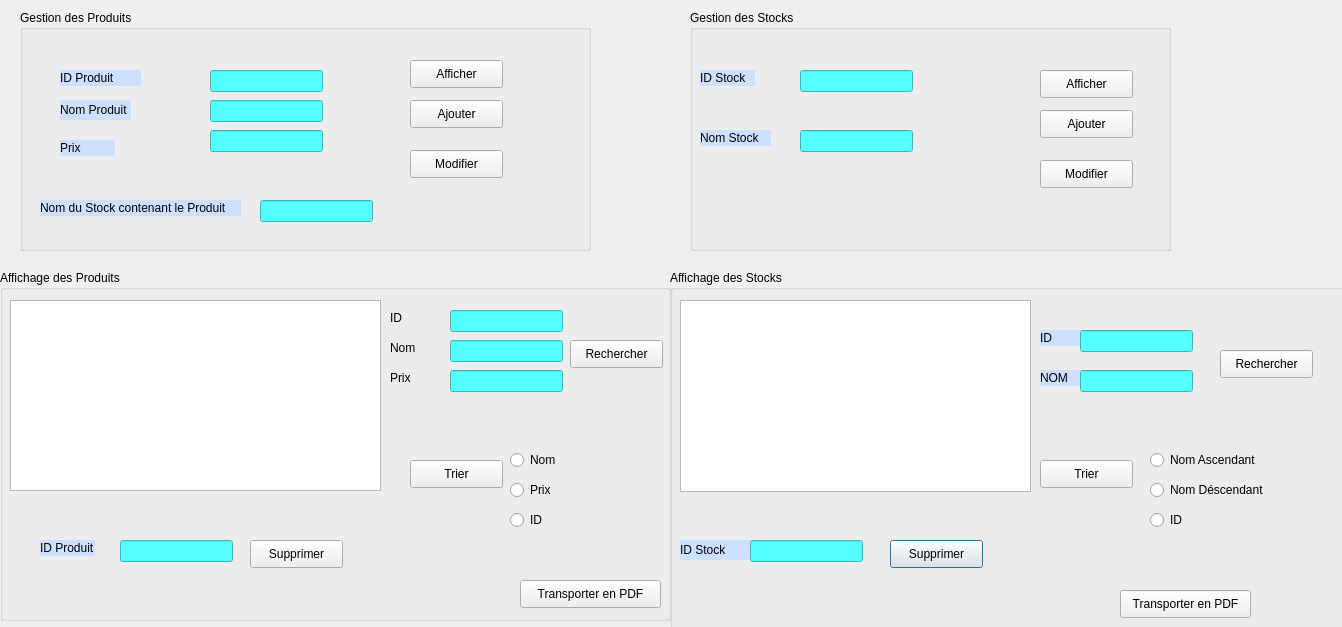
<?xml version="1.0" encoding="UTF-8"?>
<ui version="4.0">
 <class>gestion_stock</class>
 <widget class="QDialog" name="gestion_stock">
  <property name="geometry">
   <rect>
    <x>0</x>
    <y>0</y>
    <width>1342</width>
    <height>627</height>
   </rect>
  </property>
  <property name="windowTitle">
   <string>Dialog</string>
  </property>
  <widget class="QGroupBox" name="groupBox_4">
   <property name="geometry">
    <rect>
     <x>670</x>
     <y>270</y>
     <width>681</width>
     <height>361</height>
    </rect>
   </property>
   <property name="title">
    <string>Affichage des Stocks</string>
   </property>
   <widget class="QPushButton" name="pushButton_14">
    <property name="geometry">
     <rect>
      <x>220</x>
      <y>270</y>
      <width>93</width>
      <height>28</height>
     </rect>
    </property>
    <property name="text">
     <string>Supprimer</string>
    </property>
   </widget>
   <widget class="QPushButton" name="pushButton_10">
    <property name="geometry">
     <rect>
      <x>550</x>
      <y>80</y>
      <width>93</width>
      <height>28</height>
     </rect>
    </property>
    <property name="text">
     <string>Rechercher</string>
    </property>
   </widget>
   <widget class="QPushButton" name="pushButton_12">
    <property name="geometry">
     <rect>
      <x>370</x>
      <y>190</y>
      <width>93</width>
      <height>28</height>
     </rect>
    </property>
    <property name="text">
     <string>Trier</string>
    </property>
   </widget>
   <widget class="QPushButton" name="pushButton_11">
    <property name="geometry">
     <rect>
      <x>450</x>
      <y>320</y>
      <width>131</width>
      <height>28</height>
     </rect>
    </property>
    <property name="text">
     <string>Transporter en PDF</string>
    </property>
   </widget>
   <widget class="QLabel" name="label_8">
    <property name="geometry">
     <rect>
      <x>10</x>
      <y>270</y>
      <width>71</width>
      <height>20</height>
     </rect>
    </property>
    <property name="styleSheet">
     <string notr="true">background-color:rgb(205, 224, 255)</string>
    </property>
    <property name="text">
     <string>ID Stock</string>
    </property>
   </widget>
   <widget class="QLineEdit" name="lineEdit_SupprimerStock">
    <property name="geometry">
     <rect>
      <x>80</x>
      <y>270</y>
      <width>113</width>
      <height>22</height>
     </rect>
    </property>
    <property name="styleSheet">
     <string notr="true">background-color:rgb(85, 255, 255)</string>
    </property>
   </widget>
   <widget class="QRadioButton" name="radioButton_NOMASC">
    <property name="geometry">
     <rect>
      <x>480</x>
      <y>180</y>
      <width>121</width>
      <height>20</height>
     </rect>
    </property>
    <property name="text">
     <string>Nom Ascendant</string>
    </property>
   </widget>
   <widget class="QRadioButton" name="radioButton_NOMDESC">
    <property name="geometry">
     <rect>
      <x>480</x>
      <y>210</y>
      <width>131</width>
      <height>20</height>
     </rect>
    </property>
    <property name="text">
     <string>Nom Déscendant</string>
    </property>
   </widget>
   <widget class="QTableView" name="tableView_AffichageStock">
    <property name="geometry">
     <rect>
      <x>10</x>
      <y>30</y>
      <width>351</width>
      <height>192</height>
     </rect>
    </property>
   </widget>
   <widget class="QLabel" name="label_IDstock">
    <property name="geometry">
     <rect>
      <x>370</x>
      <y>60</y>
      <width>55</width>
      <height>16</height>
     </rect>
    </property>
    <property name="styleSheet">
     <string notr="true">background-color:rgb(205, 224, 255)</string>
    </property>
    <property name="text">
     <string>ID</string>
    </property>
   </widget>
   <widget class="QLabel" name="label_NOMstock">
    <property name="geometry">
     <rect>
      <x>370</x>
      <y>100</y>
      <width>55</width>
      <height>16</height>
     </rect>
    </property>
    <property name="styleSheet">
     <string notr="true">background-color:rgb(205, 224, 255)</string>
    </property>
    <property name="text">
     <string>NOM</string>
    </property>
   </widget>
   <widget class="QLineEdit" name="lineEdit_IDDD">
    <property name="geometry">
     <rect>
      <x>410</x>
      <y>60</y>
      <width>113</width>
      <height>22</height>
     </rect>
    </property>
    <property name="styleSheet">
     <string notr="true">background-color:rgb(85, 255, 255)</string>
    </property>
   </widget>
   <widget class="QLineEdit" name="lineEdit_NOMMMM">
    <property name="geometry">
     <rect>
      <x>410</x>
      <y>100</y>
      <width>113</width>
      <height>22</height>
     </rect>
    </property>
    <property name="styleSheet">
     <string notr="true">background-color:rgb(85, 255, 255)</string>
    </property>
   </widget>
   <widget class="QRadioButton" name="radioButton_IDS">
    <property name="geometry">
     <rect>
      <x>480</x>
      <y>240</y>
      <width>95</width>
      <height>20</height>
     </rect>
    </property>
    <property name="text">
     <string>ID</string>
    </property>
   </widget>
  </widget>
  <widget class="QGroupBox" name="groupBox_3">
   <property name="geometry">
    <rect>
     <x>0</x>
     <y>270</y>
     <width>671</width>
     <height>351</height>
    </rect>
   </property>
   <property name="styleSheet">
    <string notr="true"/>
   </property>
   <property name="title">
    <string>Affichage des Produits</string>
   </property>
   <widget class="QLineEdit" name="lineEdit_IDsupprimer">
    <property name="geometry">
     <rect>
      <x>120</x>
      <y>270</y>
      <width>113</width>
      <height>22</height>
     </rect>
    </property>
    <property name="styleSheet">
     <string notr="true">background-color:rgb(85, 255, 255)</string>
    </property>
   </widget>
   <widget class="QLabel" name="label_7">
    <property name="geometry">
     <rect>
      <x>40</x>
      <y>270</y>
      <width>55</width>
      <height>16</height>
     </rect>
    </property>
    <property name="styleSheet">
     <string notr="true">background-color:rgb(205, 224, 255)</string>
    </property>
    <property name="text">
     <string>ID Produit</string>
    </property>
   </widget>
   <widget class="QPushButton" name="pushButton_7">
    <property name="geometry">
     <rect>
      <x>570</x>
      <y>70</y>
      <width>93</width>
      <height>28</height>
     </rect>
    </property>
    <property name="text">
     <string>Rechercher</string>
    </property>
   </widget>
   <widget class="QPushButton" name="pushButton_8">
    <property name="geometry">
     <rect>
      <x>520</x>
      <y>310</y>
      <width>141</width>
      <height>28</height>
     </rect>
    </property>
    <property name="text">
     <string>Transporter en PDF</string>
    </property>
   </widget>
   <widget class="QPushButton" name="pushButton_Supprimer1">
    <property name="geometry">
     <rect>
      <x>250</x>
      <y>270</y>
      <width>93</width>
      <height>28</height>
     </rect>
    </property>
    <property name="text">
     <string>Supprimer</string>
    </property>
   </widget>
   <widget class="QRadioButton" name="radioButton_Nom">
    <property name="geometry">
     <rect>
      <x>510</x>
      <y>180</y>
      <width>95</width>
      <height>20</height>
     </rect>
    </property>
    <property name="text">
     <string>Nom</string>
    </property>
   </widget>
   <widget class="QRadioButton" name="radioButton_2_Prix">
    <property name="geometry">
     <rect>
      <x>510</x>
      <y>210</y>
      <width>95</width>
      <height>20</height>
     </rect>
    </property>
    <property name="text">
     <string>Prix</string>
    </property>
   </widget>
   <widget class="QPushButton" name="pushButton_ProduitTri">
    <property name="geometry">
     <rect>
      <x>410</x>
      <y>190</y>
      <width>93</width>
      <height>28</height>
     </rect>
    </property>
    <property name="text">
     <string>Trier</string>
    </property>
   </widget>
   <widget class="QTableView" name="tableView_Produit">
    <property name="geometry">
     <rect>
      <x>10</x>
      <y>30</y>
      <width>371</width>
      <height>191</height>
     </rect>
    </property>
   </widget>
   <widget class="QLineEdit" name="lineEdit_IDD">
    <property name="geometry">
     <rect>
      <x>450</x>
      <y>40</y>
      <width>113</width>
      <height>22</height>
     </rect>
    </property>
    <property name="styleSheet">
     <string notr="true">background-color:rgb(85, 255, 255)</string>
    </property>
   </widget>
   <widget class="QLineEdit" name="lineEdit_Nomm">
    <property name="geometry">
     <rect>
      <x>450</x>
      <y>70</y>
      <width>113</width>
      <height>22</height>
     </rect>
    </property>
    <property name="styleSheet">
     <string notr="true">background-color:rgb(85, 255, 255)</string>
    </property>
   </widget>
   <widget class="QLineEdit" name="lineEdit_Prixx">
    <property name="geometry">
     <rect>
      <x>450</x>
      <y>100</y>
      <width>113</width>
      <height>22</height>
     </rect>
    </property>
    <property name="styleSheet">
     <string notr="true">background-color:rgb(85, 255, 255)</string>
    </property>
   </widget>
   <widget class="QRadioButton" name="radioButton_ID1">
    <property name="geometry">
     <rect>
      <x>510</x>
      <y>240</y>
      <width>95</width>
      <height>20</height>
     </rect>
    </property>
    <property name="text">
     <string>ID</string>
    </property>
   </widget>
   <widget class="QLabel" name="label_IDR">
    <property name="geometry">
     <rect>
      <x>390</x>
      <y>40</y>
      <width>55</width>
      <height>16</height>
     </rect>
    </property>
    <property name="text">
     <string>ID</string>
    </property>
   </widget>
   <widget class="QLabel" name="label_NOMR">
    <property name="geometry">
     <rect>
      <x>390</x>
      <y>70</y>
      <width>55</width>
      <height>16</height>
     </rect>
    </property>
    <property name="text">
     <string>Nom</string>
    </property>
   </widget>
   <widget class="QLabel" name="label_PrixR">
    <property name="geometry">
     <rect>
      <x>390</x>
      <y>100</y>
      <width>55</width>
      <height>16</height>
     </rect>
    </property>
    <property name="text">
     <string>Prix</string>
    </property>
   </widget>
  </widget>
  <widget class="QGroupBox" name="groupBox_2">
   <property name="geometry">
    <rect>
     <x>690</x>
     <y>10</y>
     <width>481</width>
     <height>241</height>
    </rect>
   </property>
   <property name="title">
    <string>Gestion des Stocks</string>
   </property>
   <widget class="QLineEdit" name="lineEdit_idStock">
    <property name="geometry">
     <rect>
      <x>110</x>
      <y>60</y>
      <width>113</width>
      <height>22</height>
     </rect>
    </property>
    <property name="styleSheet">
     <string notr="true">background-color:rgb(85, 255, 255)</string>
    </property>
   </widget>
   <widget class="QLabel" name="label_5">
    <property name="geometry">
     <rect>
      <x>10</x>
      <y>60</y>
      <width>55</width>
      <height>16</height>
     </rect>
    </property>
    <property name="styleSheet">
     <string notr="true">background-color:rgb(205, 224, 255)</string>
    </property>
    <property name="text">
     <string>ID Stock</string>
    </property>
   </widget>
   <widget class="QLineEdit" name="lineEdit_NomStock_2">
    <property name="geometry">
     <rect>
      <x>110</x>
      <y>120</y>
      <width>113</width>
      <height>22</height>
     </rect>
    </property>
    <property name="styleSheet">
     <string notr="true">background-color:rgb(85, 255, 255)</string>
    </property>
   </widget>
   <widget class="QLabel" name="label_4">
    <property name="geometry">
     <rect>
      <x>10</x>
      <y>120</y>
      <width>71</width>
      <height>16</height>
     </rect>
    </property>
    <property name="styleSheet">
     <string notr="true">background-color:rgb(205, 224, 255)</string>
    </property>
    <property name="text">
     <string>Nom Stock</string>
    </property>
   </widget>
   <widget class="QPushButton" name="pushButton_AfficherStock">
    <property name="geometry">
     <rect>
      <x>350</x>
      <y>60</y>
      <width>93</width>
      <height>28</height>
     </rect>
    </property>
    <property name="text">
     <string>Afficher</string>
    </property>
   </widget>
   <widget class="QPushButton" name="pushButton_AjouterStock">
    <property name="geometry">
     <rect>
      <x>350</x>
      <y>100</y>
      <width>93</width>
      <height>28</height>
     </rect>
    </property>
    <property name="text">
     <string>Ajouter</string>
    </property>
   </widget>
   <widget class="QPushButton" name="pushButton_5">
    <property name="geometry">
     <rect>
      <x>350</x>
      <y>150</y>
      <width>93</width>
      <height>28</height>
     </rect>
    </property>
    <property name="text">
     <string>Modifier</string>
    </property>
   </widget>
  </widget>
  <widget class="QGroupBox" name="groupBox">
   <property name="geometry">
    <rect>
     <x>20</x>
     <y>10</y>
     <width>571</width>
     <height>241</height>
    </rect>
   </property>
   <property name="title">
    <string>Gestion des Produits</string>
   </property>
   <widget class="QLineEdit" name="lineEdit_prix">
    <property name="geometry">
     <rect>
      <x>190</x>
      <y>120</y>
      <width>113</width>
      <height>22</height>
     </rect>
    </property>
    <property name="styleSheet">
     <string notr="true">background-color:rgb(85, 255, 255)</string>
    </property>
   </widget>
   <widget class="QLineEdit" name="lineEdit_NomProduit">
    <property name="geometry">
     <rect>
      <x>190</x>
      <y>90</y>
      <width>113</width>
      <height>22</height>
     </rect>
    </property>
    <property name="styleSheet">
     <string notr="true">background-color:rgb(85, 255, 255)</string>
    </property>
   </widget>
   <widget class="QLineEdit" name="lineEdit_ID">
    <property name="geometry">
     <rect>
      <x>190</x>
      <y>60</y>
      <width>113</width>
      <height>22</height>
     </rect>
    </property>
    <property name="styleSheet">
     <string notr="true">background-color:rgb(85, 255, 255)</string>
    </property>
   </widget>
   <widget class="QLabel" name="label_3">
    <property name="geometry">
     <rect>
      <x>40</x>
      <y>130</y>
      <width>55</width>
      <height>16</height>
     </rect>
    </property>
    <property name="styleSheet">
     <string notr="true">background-color:rgb(205, 224, 255)</string>
    </property>
    <property name="text">
     <string>Prix</string>
    </property>
   </widget>
   <widget class="QLabel" name="label_2">
    <property name="geometry">
     <rect>
      <x>40</x>
      <y>90</y>
      <width>71</width>
      <height>20</height>
     </rect>
    </property>
    <property name="styleSheet">
     <string notr="true">background-color:rgb(205, 224, 255)</string>
    </property>
    <property name="text">
     <string>Nom Produit</string>
    </property>
   </widget>
   <widget class="QLabel" name="label">
    <property name="geometry">
     <rect>
      <x>40</x>
      <y>60</y>
      <width>81</width>
      <height>16</height>
     </rect>
    </property>
    <property name="styleSheet">
     <string notr="true">background-color:rgb(205, 224, 255)</string>
    </property>
    <property name="text">
     <string>ID Produit</string>
    </property>
   </widget>
   <widget class="QPushButton" name="pushButton">
    <property name="geometry">
     <rect>
      <x>390</x>
      <y>90</y>
      <width>93</width>
      <height>28</height>
     </rect>
    </property>
    <property name="text">
     <string>Ajouter</string>
    </property>
   </widget>
   <widget class="QPushButton" name="pushButton_2">
    <property name="geometry">
     <rect>
      <x>390</x>
      <y>50</y>
      <width>93</width>
      <height>28</height>
     </rect>
    </property>
    <property name="text">
     <string>Afficher</string>
    </property>
   </widget>
   <widget class="QPushButton" name="pushButton_modifier1">
    <property name="geometry">
     <rect>
      <x>390</x>
      <y>140</y>
      <width>93</width>
      <height>28</height>
     </rect>
    </property>
    <property name="text">
     <string>Modifier</string>
    </property>
   </widget>
   <widget class="QLineEdit" name="lineEdit_NomStock">
    <property name="geometry">
     <rect>
      <x>240</x>
      <y>190</y>
      <width>113</width>
      <height>22</height>
     </rect>
    </property>
    <property name="styleSheet">
     <string notr="true">background-color:rgb(85, 255, 255)</string>
    </property>
   </widget>
   <widget class="QLabel" name="label_9">
    <property name="geometry">
     <rect>
      <x>20</x>
      <y>190</y>
      <width>201</width>
      <height>16</height>
     </rect>
    </property>
    <property name="styleSheet">
     <string notr="true">background-color:rgb(205, 224, 255)</string>
    </property>
    <property name="text">
     <string>Nom du Stock contenant le Produit</string>
    </property>
   </widget>
  </widget>
 </widget>
 <resources/>
 <connections/>
</ui>
